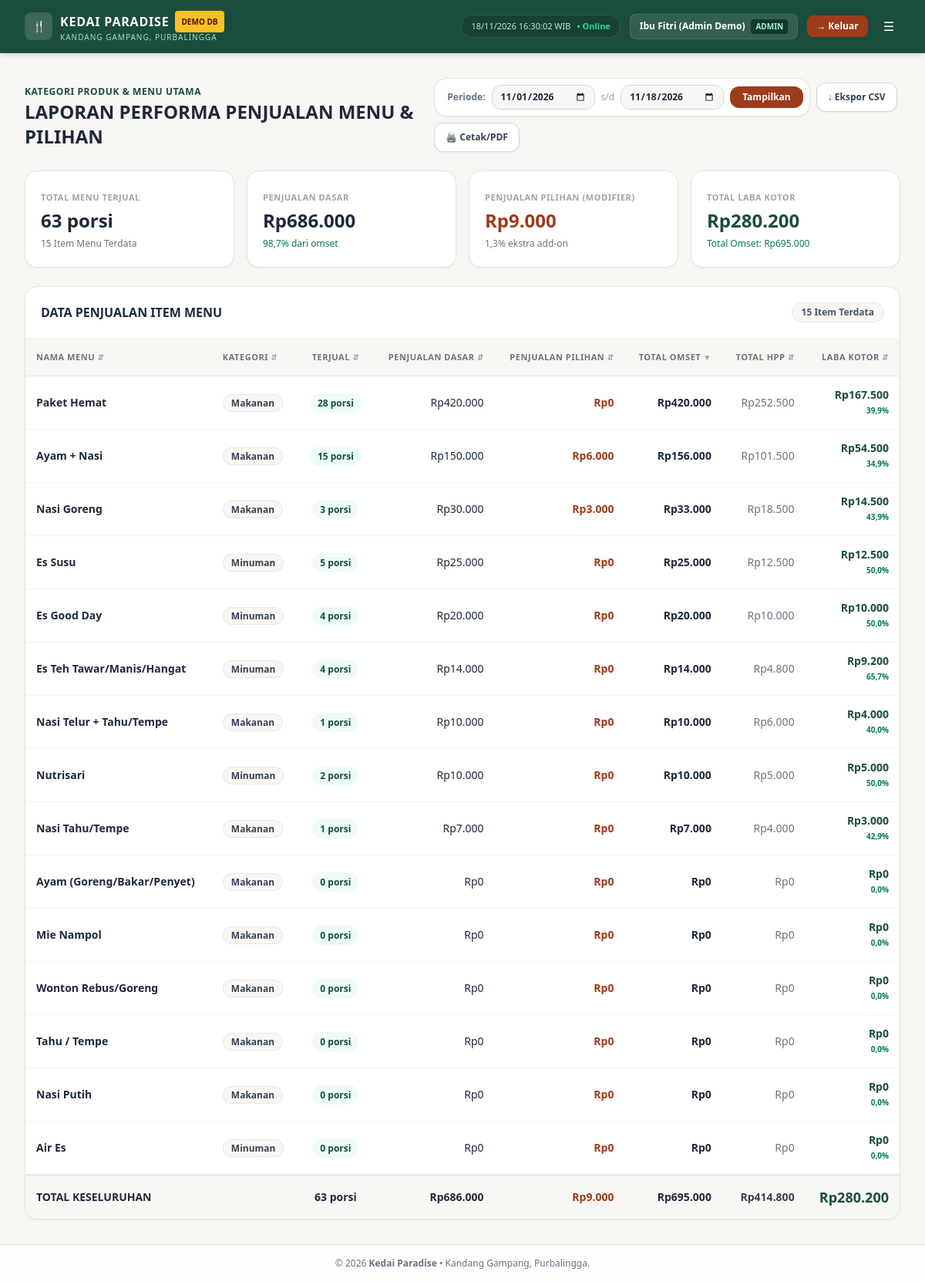
The app's page /project/kedai_paradise/menu_performance.php (signed in) with its own data.
### tables this page shows
CREATE TABLE `menu` (
  `menu_id`    INT           NOT NULL AUTO_INCREMENT,
  `name`       VARCHAR(100)  NOT NULL,
  `category`   VARCHAR(30)   NOT NULL DEFAULT 'Makanan',
  `price`      INT           NOT NULL DEFAULT 0,
  `cost_price` INT           NOT NULL DEFAULT 0,
  `photo`      VARCHAR(100)  NULL,
  `available`  TINYINT(1)    NOT NULL DEFAULT 1,
  `status`     TINYINT(1)    NOT NULL DEFAULT 1,
  PRIMARY KEY (`menu_id`),
  KEY `idx_menu_category` (`category`),
  CONSTRAINT `chk_menu_price` CHECK (`price` >= 0),
  CONSTRAINT `chk_menu_cost`  CHECK (`cost_price` >= 0)
);

### project/kedai_paradise/includes/helpers.php (called while the page is built, shortened)
<?php
function e(?string $s): string {
    return htmlspecialchars($s ?? '', ENT_QUOTES, 'UTF-8');
}
function formatRupiah(int $n): string {
    return 'Rp' . number_format($n, 0, ',', '.');
}

### project/kedai_paradise/includes/report_queries.php (called while the page is built, shortened)
<?php
function getMenuPerformanceReport(PDO $pdo, string $from, string$to, string $sort = 'gross_sales', string$dir = 'desc'): array {
    $whitelist = [ 'menu_name'      => 'm.name', 'category'       => 'm.category', 'total_qty'      => 'total_qty', 'base_sales'     => 'base_sales', 'modifier_sales' => 'modifier_sales', 'gross_sales'    => 'gross_sales', 'total_cost'     => 'total_cost', 'gross_profit'   => 'gross_profit', ];$orderBy = $whitelist[$sort] ?? 'gross_sales';
    $dirSql = strtolower($dir) === 'asc' ? 'ASC' : 'DESC';
    $sql = "SELECT
                m.menu_id,
                m.name AS menu_name,
                m.category,
                COALESCE(SUM(CASE WHEN t.transaction_id IS NOT NULL THEN o.quantity ELSE 0 END), 0) AS total_qty,
                COALESCE(SUM(CASE WHEN t.transaction_id IS NOT NULL THEN o.price * o.quantity ELSE 0 END), 0) AS base_sales,
                COALESCE(SUM(CASE WHEN t.transaction_id IS NOT NULL THEN o.modifier_price * o.quantity ELSE 0 END), 0) AS modifier_sales,
                COALESCE(SUM(CASE WHEN t.transaction_id IS NOT NULL THEN o.subtotal ELSE 0 END), 0) AS gross_sales,
                COALESCE(SUM(CASE WHEN t.transaction_id IS NOT NULL THEN (o.cost_price + o.modifier_cost) * o.quantity ELSE 0 END), 0) AS total_cost,
                COALESCE(SUM(CASE WHEN t.transaction_id IS NOT NULL THEN o.subtotal - ((o.cost_price + o.modifier_cost) * o.quantity) ELSE 0 END), 0) AS gross_profit
            FROM menu m
            LEFT JOIN orders o ON m.menu_id = o.menu_id
            LEFT JOIN transactions t ON o.transaction_id = t.transaction_id
                AND " . SALES_FILTER . "
                AND t.order_date BETWEEN :fromDate AND :toDate
            GROUP BY m.menu_id, m.name, m.category
            ORDER BY {$orderBy} {$dirSql}, m.menu_id ASC";
    $stmt =$pdo->prepare($sql);$stmt->execute(['fromDate' => $from, 'toDate' =>$to]);
    return $stmt->fetchAll();
}

### project/kedai_paradise/menu_performance.php (the view, shortened to what this page needs)
<?php
require_once __DIR__ . '/includes/bootstrap.php';
require_once __DIR__ . '/includes/report_queries.php';
$fromDate = $_GET['from'] ?? date('Y-m-01');
$toDate   = $_GET['to'] ?? date('Y-m-d');
$sort     = $_GET['sort'] ?? 'gross_sales';
$dir      = strtolower($_GET['dir'] ?? 'desc') === 'asc' ? 'asc' : 'desc';
$pdo = db();
$perfRows = getMenuPerformanceReport($pdo, $fromDate, $toDate, $sort, $dir);
$totQty    = 0;
$totBase   = 0;
$totMod    = 0;
$totGross  = 0;
$totCost   = 0;
$totProfit = 0;
foreach ($perfRows as $r) {
    $totQty    += (int)$r['total_qty'];
    $totBase   += (int)$r['base_sales'];
    $totMod    += (int)$r['modifier_sales'];
    $totGross  += (int)$r['gross_sales'];
    $totCost   += (int)$r['total_cost'];
    $totProfit += (int)$r['gross_profit'];
}
$baseSharePct = $totGross > 0 ? round(($totBase / $totGross) * 100, 1) : 0.0;
$modSharePct  = $totGross > 0 ? round(($totMod / $totGross) * 100, 1) : 0.0;
function sortLinkPerf(string $col, string $label, string $currentSort, string $currentDir, string $from, string $to, string $align = 'left'): string {
    $nextDir = ($currentSort === $col && $currentDir === 'asc') ? 'desc' : 'asc';
    $arrow = $currentSort === $col ? ($currentDir === 'asc' ? ' &#9650;' : ' &#9660;') : ' &#8693;';
    $url = 'menu_performance.php?' . http_build_query(['from' => $from, 'to' => $to, 'sort' => $col, 'dir' => $nextDir]);
    $alignClass = $align === 'right' ? 'text-right' : ($align === 'center' ? 'text-center' : 'text-left');
    return '<th class="p-3.5 ' . $alignClass . '"><a href="' . e($url) . '" class="hover:text-[#1B4D3E] font-bold whitespace-nowrap">' . e($label) . '<span class="text-[10px] text-gray-400">' . $arrow . '</span></a></th>';
}
include __DIR__ . '/includes/layout_header.php';
?>
<div class="space-y-6">
    <div class="flex flex-col lg:flex-row justify-between items-start lg:items-center gap-4">
        <div>
            <span class="text-xs font-bold uppercase tracking-wider text-[#1B4D3E]">Kategori Produk &amp; Menu Utama</span>
            <h1 class="text-2xl font-extrabold text-[#1E293B] uppercase">LAPORAN PERFORMA PENJUALAN MENU &amp; PILIHAN</h1>
        </div>
        <div class="flex flex-wrap items-center gap-2 print:hidden">
            <form method="GET" class="flex flex-wrap items-center gap-2 bg-white p-2 rounded-2xl border border-[#E6E4DD] shadow-sm">
                <span class="text-xs font-bold text-gray-500 pl-2">Periode:</span>
                <input type="date" name="from" value="<?= e($fromDate) ?>" class="bg-[#F8F7F4] border border-gray-300 rounded-xl px-2.5 py-1.5 text-xs font-semibold">
                <span class="text-xs text-gray-400">s/d</span>
                <input type="date" name="to" value="<?= e($toDate) ?>" class="bg-[#F8F7F4] border border-gray-300 rounded-xl px-2.5 py-1.5 text-xs font-semibold">
                <button type="submit" class="bg-[#9E3B1B] hover:bg-[#822F14] text-white px-4 py-1.5 rounded-xl text-xs font-extrabold transition">
                    Tampilkan
                </button>
            </form>
            <a href="export_csv.php?<?= e(http_build_query(['report' => 'menu_performance', 'from' => $fromDate, 'to' => $toDate, 'sort' => $sort, 'dir' => $dir])) ?>"
               class="bg-white hover:bg-gray-50 text-gray-700 border border-gray-300 px-3.5 py-2.5 rounded-xl text-xs font-bold shadow-sm">
                &darr; Ekspor CSV
            </a>
            <button type="button" onclick="window.print()"
               class="bg-white hover:bg-gray-50 text-gray-700 border border-gray-300 px-3.5 py-2.5 rounded-xl text-xs font-bold shadow-sm">
                &#128424; Cetak/PDF
            </button>
        </div>
    </div>
    <div class="grid grid-cols-1 sm:grid-cols-2 lg:grid-cols-4 gap-4">
        <div class="bg-white p-5 rounded-2xl shadow-sm border border-[#E6E4DD]">
            <span class="text-[11px] font-bold uppercase tracking-wider text-gray-400">Total Menu Terjual</span>
            <p class="text-2xl font-extrabold text-[#1E293B] mt-1"><?= $totQty ?> porsi</p>
            <span class="text-xs text-gray-500"><?= count($perfRows) ?> Item Menu Terdata</span>
        </div>
        <div class="bg-white p-5 rounded-2xl shadow-sm border border-[#E6E4DD]">
            <span class="text-[11px] font-bold uppercase tracking-wider text-gray-400">Penjualan Dasar</span>
            <p class="text-2xl font-extrabold text-[#1E293B] mt-1"><?= formatRupiah($totBase) ?></p>
            <span class="text-xs text-emerald-700 font-medium"><?= number_format($baseSharePct, 1, ',', '.') ?>% dari omset</span>
        </div>
        <div class="bg-white p-5 rounded-2xl shadow-sm border border-[#E6E4DD]">
            <span class="text-[11px] font-bold uppercase tracking-wider text-gray-400">Penjualan Pilihan (Modifier)</span>
            <p class="text-2xl font-extrabold text-[#9E3B1B] mt-1"><?= formatRupiah($totMod) ?></p>
            <span class="text-xs text-gray-500"><?= number_format($modSharePct, 1, ',', '.') ?>% ekstra add-on</span>
        </div>
        <div class="bg-white p-5 rounded-2xl shadow-sm border border-[#E6E4DD]">
            <span class="text-[11px] font-bold uppercase tracking-wider text-gray-400">Total Laba Kotor</span>
            <p class="text-2xl font-extrabold text-[#1B4D3E] mt-1"><?= formatRupiah($totProfit) ?></p>
            <span class="text-xs text-emerald-700 font-medium">Total Omset: <?= formatRupiah($totGross) ?></span>
        </div>
    </div>
    <div class="bg-white rounded-2xl shadow-sm border border-[#E6E4DD] overflow-hidden">
        <div class="p-5 border-b border-gray-100 flex justify-between items-center">
            <h2 class="font-extrabold text-base text-[#1E293B] uppercase">DATA PENJUALAN ITEM MENU</h2>
            <span class="bg-[#F8F7F4] border border-gray-200 text-gray-600 text-xs font-bold px-3 py-1 rounded-full"><?= count($perfRows) ?> Item Terdata</span>
        </div>
        <div class="overflow-x-auto">
            <table class="w-full text-left border-collapse text-sm">
                <thead>
                    <tr class="bg-[#F8F7F4] border-b border-gray-200 text-[11px] font-bold uppercase tracking-wider text-gray-500">
                        <?= sortLinkPerf('menu_name', 'Nama Menu', $sort, $dir, $fromDate, $toDate, 'left') ?>
                        <?= sortLinkPerf('category', 'Kategori', $sort, $dir, $fromDate, $toDate, 'left') ?>
                        <?= sortLinkPerf('total_qty', 'Terjual', $sort, $dir, $fromDate, $toDate, 'center') ?>
                        <?= sortLinkPerf('base_sales', 'Penjualan Dasar', $sort, $dir, $fromDate, $toDate, 'right') ?>
                        <?= sortLinkPerf('modifier_sales', 'Penjualan Pilihan', $sort, $dir, $fromDate, $toDate, 'right') ?>
                        <?= sortLinkPerf('gross_sales', 'Total Omset', $sort, $dir, $fromDate, $toDate, 'right') ?>
                        <?= sortLinkPerf('total_cost', 'Total HPP', $sort, $dir, $fromDate, $toDate, 'right') ?>
                        <?= sortLinkPerf('gross_profit', 'Laba Kotor', $sort, $dir, $fromDate, $toDate, 'right') ?>
                    </tr>
                </thead>
                <tbody class="divide-y divide-gray-100">
                    <?php if (empty($perfRows)): ?>
                        <tr><td colspan="8" class="p-8 text-center text-gray-400">Belum ada data penjualan menu pada periode ini.</td></tr>
                    <?php else: foreach ($perfRows as $row):
                        $gSales = (int)$row['gross_sales'];
                        $gProf  = (int)$row['gross_profit'];
                        $mPct   = $gSales > 0 ? round(($gProf / $gSales) * 100, 1) : 0.0;
                    ?>
                        <tr class="hover:bg-[#F8F7F4]/60">
                            <td class="p-3.5 font-extrabold text-[#1E293B]"><?= e($row['menu_name']) ?></td>
                            <td class="p-3.5"><span class="bg-[#F8F7F4] border border-gray-200 text-gray-700 px-2.5 py-0.5 rounded-full text-xs font-bold"><?= e($row['category']) ?></span></td>
                            <td class="p-3.5 text-center">
                                <span class="bg-emerald-50 text-[#1B4D3E] font-extrabold text-xs px-2.5 py-1 rounded-full"><?= (int)$row['total_qty'] ?> porsi</span>
                            </td>
                            <td class="p-3.5 text-right font-medium"><?= formatRupiah((int)$row['base_sales']) ?></td>
                            <td class="p-3.5 text-right text-[#9E3B1B] font-semibold"><?= formatRupiah((int)$row['modifier_sales']) ?></td>
                            <td class="p-3.5 text-right font-extrabold text-[#1E293B]"><?= formatRupiah($gSales) ?></td>
                            <td class="p-3.5 text-right text-gray-500"><?= formatRupiah((int)$row['total_cost']) ?></td>
                            <td class="p-3.5 text-right">
                                <div class="font-extrabold text-[#1B4D3E]"><?= formatRupiah($gProf) ?></div>
                                <div class="text-[10px] font-bold text-emerald-700"><?= number_format($mPct, 1, ',', '.') ?>%</div>
                            </td>
                        </tr>
                    <?php endforeach; endif; ?>
                </tbody>
                <tfoot>
                    <tr class="bg-[#F8F7F4] border-t-2 border-[#E6E4DD] font-extrabold">
                        <td class="p-3.5" colspan="2">TOTAL KESELURUHAN</td>
                        <td class="p-3.5 text-center"><?= $totQty ?> porsi</td>
                        <td class="p-3.5 text-right"><?= formatRupiah($totBase) ?></td>
                        <td class="p-3.5 text-right text-[#9E3B1B]"><?= formatRupiah($totMod) ?></td>
                        <td class="p-3.5 text-right text-[#1E293B]"><?= formatRupiah($totGross) ?></td>
                        <td class="p-3.5 text-right text-gray-700"><?= formatRupiah($totCost) ?></td>
                        <td class="p-3.5 text-right text-lg text-[#1B4D3E]"><?= formatRupiah($totProfit) ?></td>
                    </tr>
                </tfoot>
            </table>
        </div>
    </div>
</div>
<?php include __DIR__ . '/includes/layout_footer.php'; ?>

### records on screen
menu: name "Paket Hemat", category "Makanan", total_qty "28", base_sales "Rp420.000", modifier_sales "Rp0", gSales "Rp420.000", total_cost "Rp252.500", gProf "Rp167.500", mPct "39,9"
menu: name "Ayam + Nasi", category "Makanan", total_qty "15", base_sales "Rp150.000", modifier_sales "Rp6.000", gSales "Rp156.000", total_cost "Rp101.500", gProf "Rp54.500", mPct "34,9"
menu: name "Nasi Goreng", category "Makanan", total_qty "3", base_sales "Rp30.000", modifier_sales "Rp3.000", gSales "Rp33.000", total_cost "Rp18.500", gProf "Rp14.500", mPct "43,9"
menu: name "Es Susu", category "Minuman", total_qty "5", base_sales "Rp25.000", modifier_sales "Rp0", gSales "Rp25.000", total_cost "Rp12.500", gProf "Rp12.500", mPct "50,0"
menu: name "Es Good Day", category "Minuman", total_qty "4", base_sales "Rp20.000", modifier_sales "Rp0", gSales "Rp20.000", total_cost "Rp10.000", gProf "Rp10.000", mPct "50,0"
menu: name "Es Teh Tawar/Manis/Hangat", category "Minuman", total_qty "4", base_sales "Rp14.000", modifier_sales "Rp0", gSales "Rp14.000", total_cost "Rp4.800", gProf "Rp9.200", mPct "65,7"
menu: name "Nasi Telur + Tahu/Tempe", category "Makanan", total_qty "1", base_sales "Rp10.000", modifier_sales "Rp0", gSales "Rp10.000", total_cost "Rp6.000", gProf "Rp4.000", mPct "40,0"
menu: name "Nutrisari", category "Minuman", total_qty "2", base_sales "Rp10.000", modifier_sales "Rp0", gSales "Rp10.000", total_cost "Rp5.000", gProf "Rp5.000", mPct "50,0"
menu: name "Nasi Tahu/Tempe", category "Makanan", total_qty "1", base_sales "Rp7.000", modifier_sales "Rp0", gSales "Rp7.000", total_cost "Rp4.000", gProf "Rp3.000", mPct "42,9"
menu: name "Ayam (Goreng/Bakar/Penyet)", category "Makanan", total_qty "0", base_sales "Rp0", modifier_sales "Rp0", gSales "Rp0", total_cost "Rp0", gProf "Rp0", mPct "0,0"
menu: name "Mie Nampol", category "Makanan", total_qty "0", base_sales "Rp0", modifier_sales "Rp0", gSales "Rp0", total_cost "Rp0", gProf "Rp0", mPct "0,0"
menu: name "Wonton Rebus/Goreng", category "Makanan", total_qty "0", base_sales "Rp0", modifier_sales "Rp0", gSales "Rp0", total_cost "Rp0", gProf "Rp0", mPct "0,0"
menu: name "Tahu / Tempe", category "Makanan", total_qty "0", base_sales "Rp0", modifier_sales "Rp0", gSales "Rp0", total_cost "Rp0", gProf "Rp0", mPct "0,0"
menu: name "Nasi Putih", category "Makanan", total_qty "0", base_sales "Rp0", modifier_sales "Rp0", gSales "Rp0", total_cost "Rp0", gProf "Rp0", mPct "0,0"
menu: name "Air Es", category "Minuman", total_qty "0", base_sales "Rp0", modifier_sales "Rp0", gSales "Rp0", total_cost "Rp0", gProf "Rp0", mPct "0,0"

### other values on screen
$name "Ibu Fitri (Admin Demo)"
t('role_' . $role) "ADMIN"
t('js_logout') "Keluar"
$totQty "63"
count($perfRows) "15"
formatRupiah($totBase) "Rp686.000"
$baseSharePct "98,7"
formatRupiah($totMod) "Rp9.000"
$modSharePct "1,3"
formatRupiah($totProfit) "Rp280.200"
formatRupiah($totGross) "Rp695.000"
$label "NAMA MENU KATEGORI TERJUAL PENJUALAN DASAR PENJUALAN PILIHAN TOTAL OMSET TOTAL HPP LABA KOTOR"
$arrow "⇵ ⇵ ⇵ ⇵ ⇵ ▼ ⇵ ⇵"
formatRupiah($totCost) "Rp414.800"
